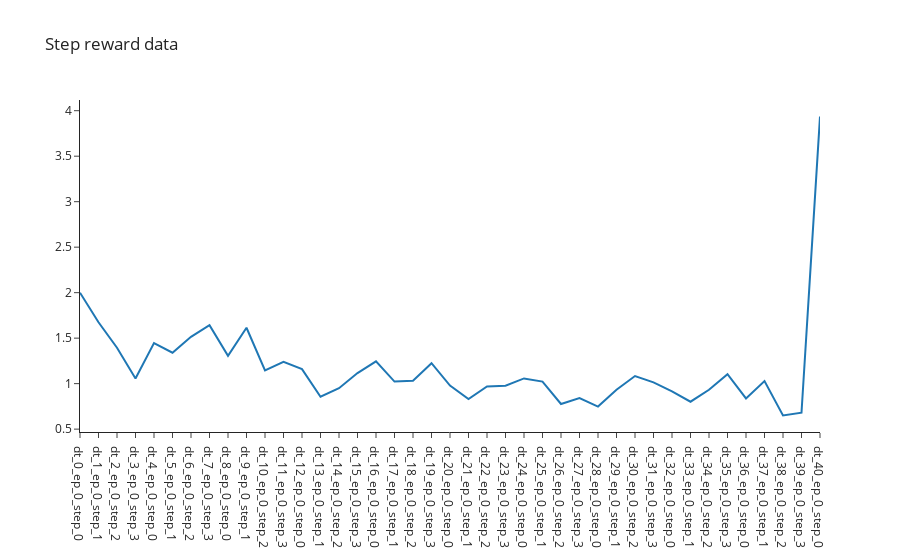

The notebook cell saved with this chart:
### Code cell
orig_reward_fig=go.Figure(data=go.Scatter(x=list(step_rewards.keys()), y=list(acts.keys()), mode='lines'))
orig_reward_fig.update_layout(title=f'Step reward data')

### Figure 1 — Plotly figure (JSON) as saved in the notebook; plotly's stock layout.template omitted (floating-point values rounded to 4 significant figures)
{"data": [{"mode": "lines", "type": "scatter", "x": ["dt_0_ep_0_step_0", "dt_1_ep_0_step_1", "dt_2_ep_0_step_2", "dt_3_ep_0_step_3", "dt_4_ep_0_step_0", "dt_5_ep_0_step_1", "dt_6_ep_0_step_2", "dt_7_ep_0_step_3", "dt_8_ep_0_step_0", "dt_9_ep_0_step_1", "dt_10_ep_0_step_2", "dt_11_ep_0_step_3", "dt_12_ep_0_step_0", "dt_13_ep_0_step_1", "dt_14_ep_0_step_2", "dt_15_ep_0_step_3", "dt_16_ep_0_step_0", "dt_17_ep_0_step_1", "dt_18_ep_0_step_2", "dt_19_ep_0_step_3", "dt_20_ep_0_step_0", "dt_21_ep_0_step_1", "dt_22_ep_0_step_2", "dt_23_ep_0_step_3", "dt_24_ep_0_step_0", "dt_25_ep_0_step_1", "dt_26_ep_0_step_2", "dt_27_ep_0_step_3", "dt_28_ep_0_step_0", "dt_29_ep_0_step_1", "dt_30_ep_0_step_2", "dt_31_ep_0_step_3", "dt_32_ep_0_step_0", "dt_33_ep_0_step_1", "dt_34_ep_0_step_2", "dt_35_ep_0_step_3", "dt_36_ep_0_step_0", "dt_37_ep_0_step_1", "dt_38_ep_0_step_2", "dt_39_ep_0_step_3", "dt_40_ep_0_step_0"], "y": [2.0, 1.675, 1.395, 1.057, 1.445, 1.34, 1.514, 1.642, 1.306, 1.614, 1.146, 1.239, 1.159, 0.8557, 0.9494, 1.116, 1.245, 1.023, 1.031, 1.224, 0.9782, 0.8309, 0.9684, 0.9778, 1.057, 1.022, 0.7761, 0.8406, 0.7477, 0.9321, 1.083, 1.013, 0.9157, 0.8013, 0.9331, 1.104, 0.8374, 1.029, 0.6509, 0.6813, 3.935]}], "layout": {"title": {"text": "Step reward data"}}}
